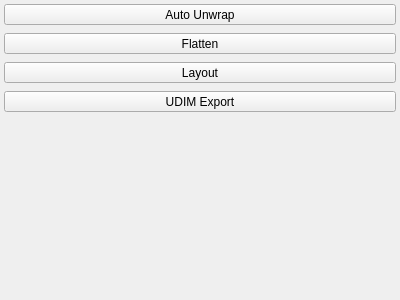
<?xml version="1.0" encoding="UTF-8"?>
<ui version="4.0">
 <class>Form</class>
 <widget class="QWidget" name="Form">
  <property name="geometry">
   <rect>
    <x>0</x>
    <y>0</y>
    <width>400</width>
    <height>300</height>
   </rect>
  </property>
  <property name="windowTitle">
   <string>Form</string>
  </property>
  <layout class="QVBoxLayout" name="verticalLayout">
   <property name="spacing">
    <number>8</number>
   </property>
   <property name="leftMargin">
    <number>4</number>
   </property>
   <property name="topMargin">
    <number>4</number>
   </property>
   <property name="rightMargin">
    <number>4</number>
   </property>
   <property name="bottomMargin">
    <number>4</number>
   </property>
   <item>
    <widget class="QToolButton" name="auto_unwrap">
     <property name="sizePolicy">
      <sizepolicy hsizetype="Expanding" vsizetype="Fixed">
       <horstretch>0</horstretch>
       <verstretch>0</verstretch>
      </sizepolicy>
     </property>
     <property name="text">
      <string>Auto Unwrap</string>
     </property>
    </widget>
   </item>
   <item>
    <widget class="QToolButton" name="flatten">
     <property name="sizePolicy">
      <sizepolicy hsizetype="Expanding" vsizetype="Fixed">
       <horstretch>0</horstretch>
       <verstretch>0</verstretch>
      </sizepolicy>
     </property>
     <property name="text">
      <string>Flatten</string>
     </property>
    </widget>
   </item>
   <item>
    <widget class="QToolButton" name="layout">
     <property name="sizePolicy">
      <sizepolicy hsizetype="Expanding" vsizetype="Fixed">
       <horstretch>0</horstretch>
       <verstretch>0</verstretch>
      </sizepolicy>
     </property>
     <property name="text">
      <string>Layout</string>
     </property>
    </widget>
   </item>
   <item>
    <widget class="QToolButton" name="udim_export">
     <property name="sizePolicy">
      <sizepolicy hsizetype="Expanding" vsizetype="Fixed">
       <horstretch>0</horstretch>
       <verstretch>0</verstretch>
      </sizepolicy>
     </property>
     <property name="text">
      <string>UDIM Export</string>
     </property>
    </widget>
   </item>
   <item>
    <spacer name="verticalSpacer">
     <property name="orientation">
      <enum>Qt::Vertical</enum>
     </property>
     <property name="sizeHint" stdset="0">
      <size>
       <width>20</width>
       <height>40</height>
      </size>
     </property>
    </spacer>
   </item>
  </layout>
 </widget>
 <resources/>
 <connections/>
</ui>
